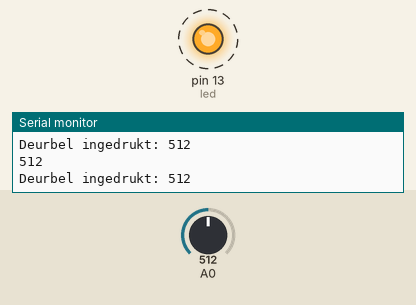
A sketch run on a simulated Arduino Uno, built with avr-gcc and run on an emulated ATmega328P. Shown: output pins drawn as LEDs (lit = HIGH), the last lines printed to the serial monitor. Dashed ring = blinking. Inputs (shaded band) come from the test bench; at power-on: A0 = 512.

Above: at 1.4 s.
1.5 s: A0 set to 152
4.7 s: A0 set to 134
At 5.7 s:
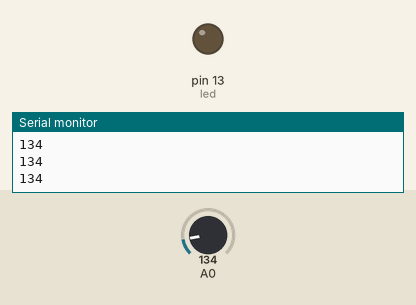
6.2 s: A0 set to 153
At 6.6 s:
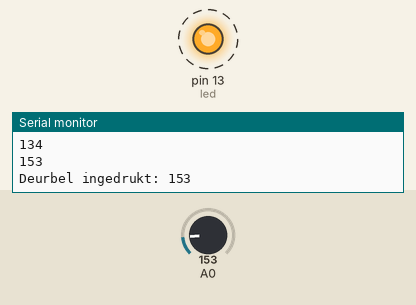
9.4 s: A0 set to 133
At 10.6 s:
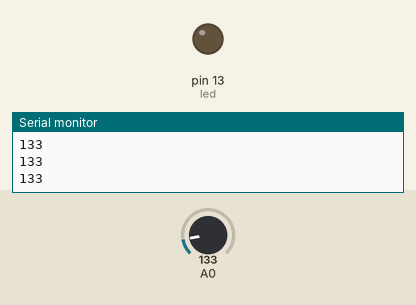
Timing chart, 0 to 12.2 s (numbered marks = the images above; inputs shaded):
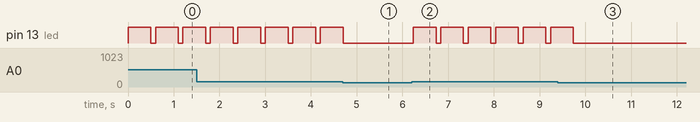

The sketch:

Deurbel.ino
```cpp
/*
  Deurbel sensor
  Meet spanning over een diode en zet dan poort 13 hoog.
  Bel niet ingedrukt: 0.2V (1M over ingang)
  Bel ingedrukt: 0.8V
  Trigger spanning: 0.7V (1024/5 *0.7=143

  jan 2015
 */

// Pin 13 has an LED connected on most Arduino boards.

int led = 13;
int bel = 0;

// the setup routine runs once when you press reset:
void setup() {
  // initialize the digital pin as an output.
  pinMode(led, OUTPUT);
Serial.begin(9600);

}

// the loop routine runs over and over again forever:
void loop() {
  bel = analogRead(0);
  Serial.println(bel);
  if (bel> 143)
  {
  Serial.print("Deurbel ingedrukt: ");
  Serial.println(bel);
  digitalWrite(led, HIGH);   // Led en Bel aan
  delay(500);               // hou vast
  digitalWrite(led, LOW);    // Led en Bel uit
  delay(100);               // even wachten
  }
}
```

Measured:
- the behaviour switches between 144 and 143 on A0 (found by bisection; images 0 and 1)
- after the input at 4.7 s, pin 13 (led): goes on until 4.7 s, then stays LOW
- after the input at 6.2 s, pin 13 (led): alternates HIGH for 0.50 s and LOW for 0.10 s, starting at once
- after the input at 9.4 s, pin 13 (led): goes on until 9.7 s, then stays LOW
- by itself, pin 13 (led): alternates HIGH for 0.50 s and LOW for 0.10 s
